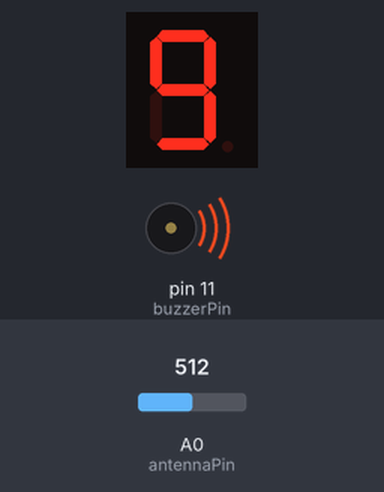
A sketch run on a simulated Arduino Uno, built with avr-gcc and run on an emulated ATmega328P. Parts: 1-digit seven-segment display, buzzer (waves = sounding). Wiring (inferred from the names in the program): 1-digit 7-segment display, segments lit when HIGH: segments pin 2, pin 3, pin 4, pin 5, pin 6, pin 7, pin 8, pin 9. The inputs (shaded band) are chosen by the test bench; at power-on: A0 (antennaPin) = 512. The segment pins are drawn as the display they are named for.

Above: at 1.2 s.
1.3 s: A0 (antennaPin) set to 190
At 2.7 s:
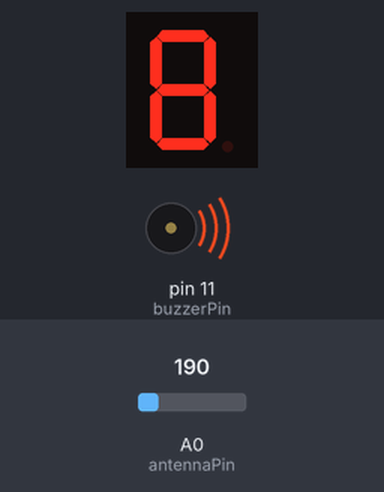
3.0 s: A0 (antennaPin) set to 122
At 4.0 s:
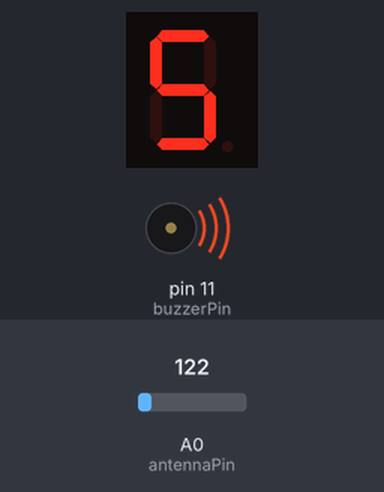
4.7 s: A0 (antennaPin) set to 25
At 5.5 s:
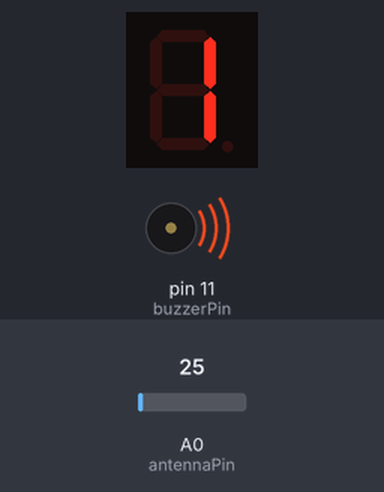
6.4 s: A0 (antennaPin) set to 21
At 7.0 s:
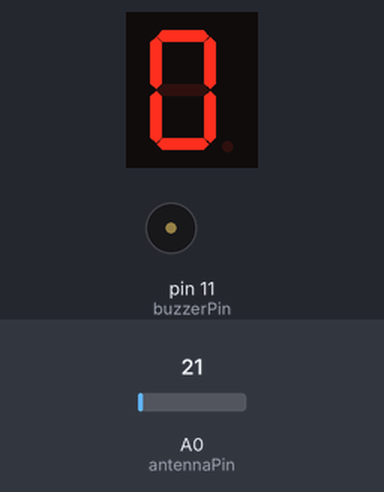
8.1 s: A0 (antennaPin) set to 210
At 9.6 s:
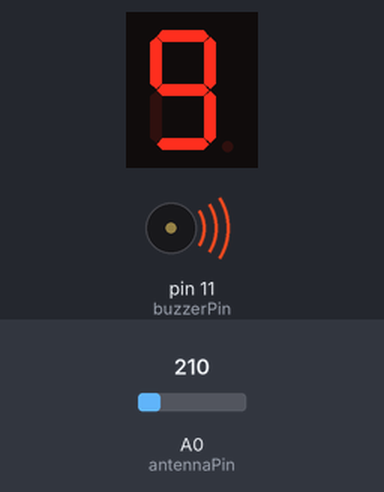
Timing chart, 0 to 10.8 s (numbered marks = the images above; inputs shaded):
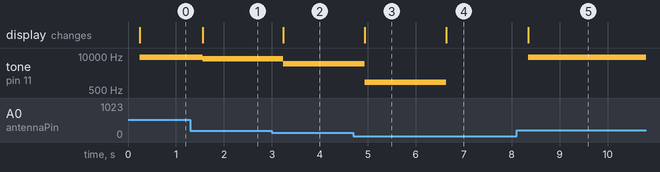

Measured:
- the behaviour switches between 23 and 22 on A0 (antennaPin) (found by bisection; images 3 and 4)
- after the input at 1.3 s, tone on pin 11 (buzzerPin): 9000 Hz → 8000 Hz after 0.26 s; the display: changes after 0.26 s (image 1)
- after the input at 3.0 s, tone on pin 11 (buzzerPin): 8000 Hz → 5000 Hz after 0.23 s; the display: changes after 0.23 s (image 2)
- after the input at 4.7 s, tone on pin 11 (buzzerPin): 5000 Hz → 1000 Hz after 0.24 s; the display: changes after 0.24 s (image 3)
- after the input at 6.4 s, tone on pin 11 (buzzerPin): 1000 Hz → silent after 0.24 s; the display: changes after 0.24 s (image 4)
- after the input at 8.1 s, tone on pin 11 (buzzerPin): silent → 9000 Hz after 0.24 s; the display: changes after 0.24 s (image 5)

The sketch:

emf_detector.ino
```cpp
const int buzzerPin = 11;
const int pinA = 2;
const int pinB = 3;
const int pinC = 4;
const int pinD = 5;
const int pinE = 6;
const int pinF = 7;
const int pinG = 8;
const int pinDP = 9;
const int antennaPin = A0;

const int segSize = 8;
const int noOfDigits = 10;
const int minDigit = 0;
const int noOfSamples = 300;
const int minAnalogRead = 0;
const int maxAnalogRead = 1023;

const int baseFrequency = 1000;
const float initTime = -1.0f;

const int minThreshold = 0;
const int maxThreshold = 200;

float lastTime = 0.0f;
float startTime = initTime;
int lastValue = 0;

const int delayTime = 200; // ms

int index = 0;
bool state = HIGH;

// store the pins in an array for easier access
int segments[segSize] = {
  pinA, pinB, pinC, pinD, pinE, pinF, pinG, pinDP
};

byte digitMatrix[noOfDigits][segSize - 1] = {
  // a  b  c  d  e  f  g
  {1, 1, 1, 1, 1, 1, 0}, // 0
  {0, 1, 1, 0, 0, 0, 0}, // 1
  {1, 1, 0, 1, 1, 0, 1}, // 2
  {1, 1, 1, 1, 0, 0, 1}, // 3
  {0, 1, 1, 0, 0, 1, 1}, // 4
  {1, 0, 1, 1, 0, 1, 1}, // 5
  {1, 0, 1, 1, 1, 1, 1}, // 6
  {1, 1, 1, 0, 0, 0, 0}, // 7
  {1, 1, 1, 1, 1, 1, 1}, // 8
  {1, 1, 1, 1, 0, 1, 1}  // 9
};

void displayNumber(byte digit) {

  for (int i = 0; i < segSize - 1; i++) {
    digitalWrite(segments[i], digitMatrix[digit][i]);
  }

}

void setup() {

  pinMode(buzzerPin, OUTPUT);
  pinMode(antennaPin, INPUT);

  for (int i = 0; i < segSize; i++) {
    pinMode(segments[i], OUTPUT);
  }

  Serial.begin(9600);
}

// calculate the average electromagnetic field over 300 reads
unsigned long getAverageEMF(int antennaPin) {

  float average = 0.0f;
  for (int i = 0; i < noOfSamples; i++) {

    unsigned int reading = analogRead(antennaPin);
    average += reading;
  }

  unsigned long answer = average / noOfSamples;

  return answer;
}

// sets the frequency for the buzzer
void toneBuzzer(unsigned long value) {

  if (value == 0) {

    noTone(buzzerPin);
  }
  else {

    tone(buzzerPin, baseFrequency * value);
  }
}

void loop() {

  unsigned long currentEMF = getAverageEMF(antennaPin);

  // map the current electromagnetic field to a digit
  currentEMF = constrain(currentEMF, minThreshold, maxThreshold);
  currentEMF = map(currentEMF, minThreshold, maxThreshold, minDigit, noOfDigits - 1);

  // useful for avoiding flickering on the 7 segment display
  if (lastValue != currentEMF) { // if there are 2 consecutive different values

    if (startTime == initTime) {

      startTime = millis(); // start a timer
    }

    if (millis() - startTime >= delayTime) { // if the timer exceeded the delay time
      // print new value
      displayNumber(currentEMF);
      toneBuzzer(currentEMF);
      lastValue = currentEMF;
      startTime = initTime;
    }
    else {

      displayNumber(lastValue);
      toneBuzzer(lastValue);
    }
  }
}
```
